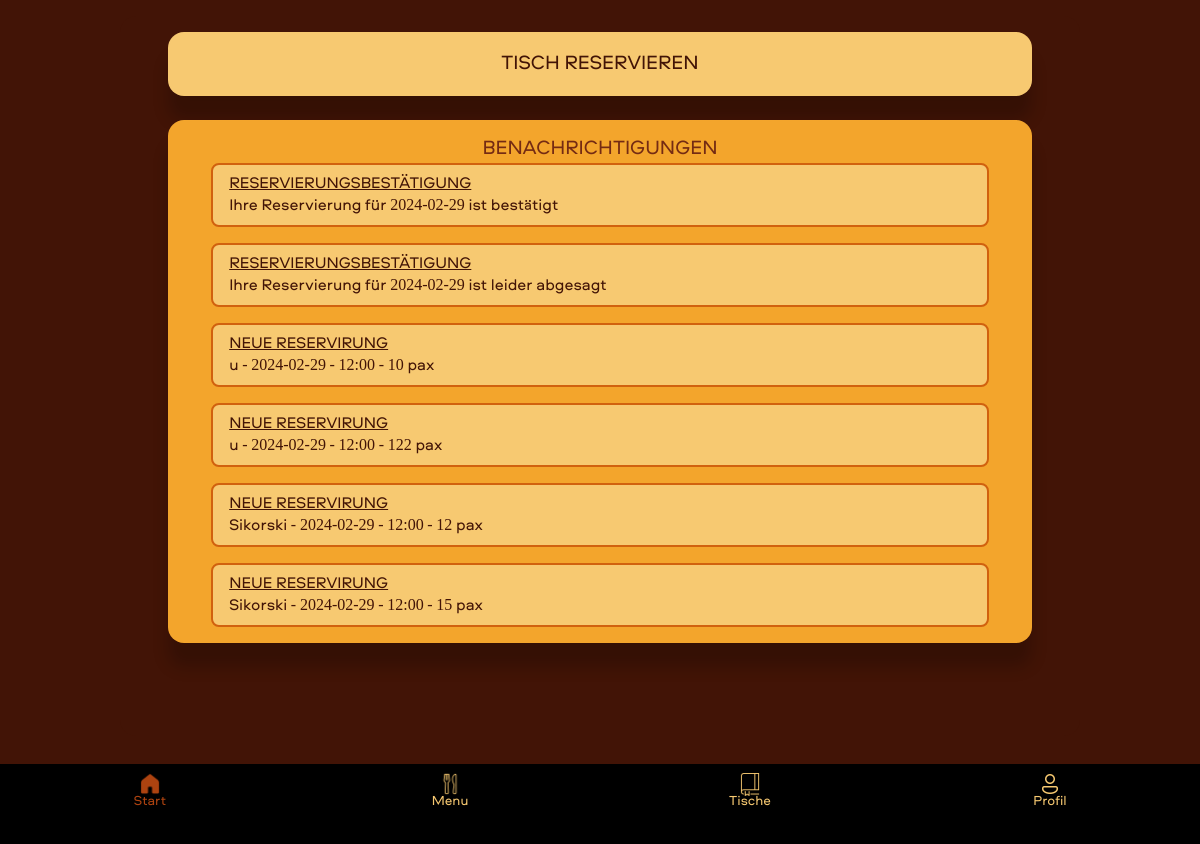
/ (signed in), run on an earlier commit of the app's database.
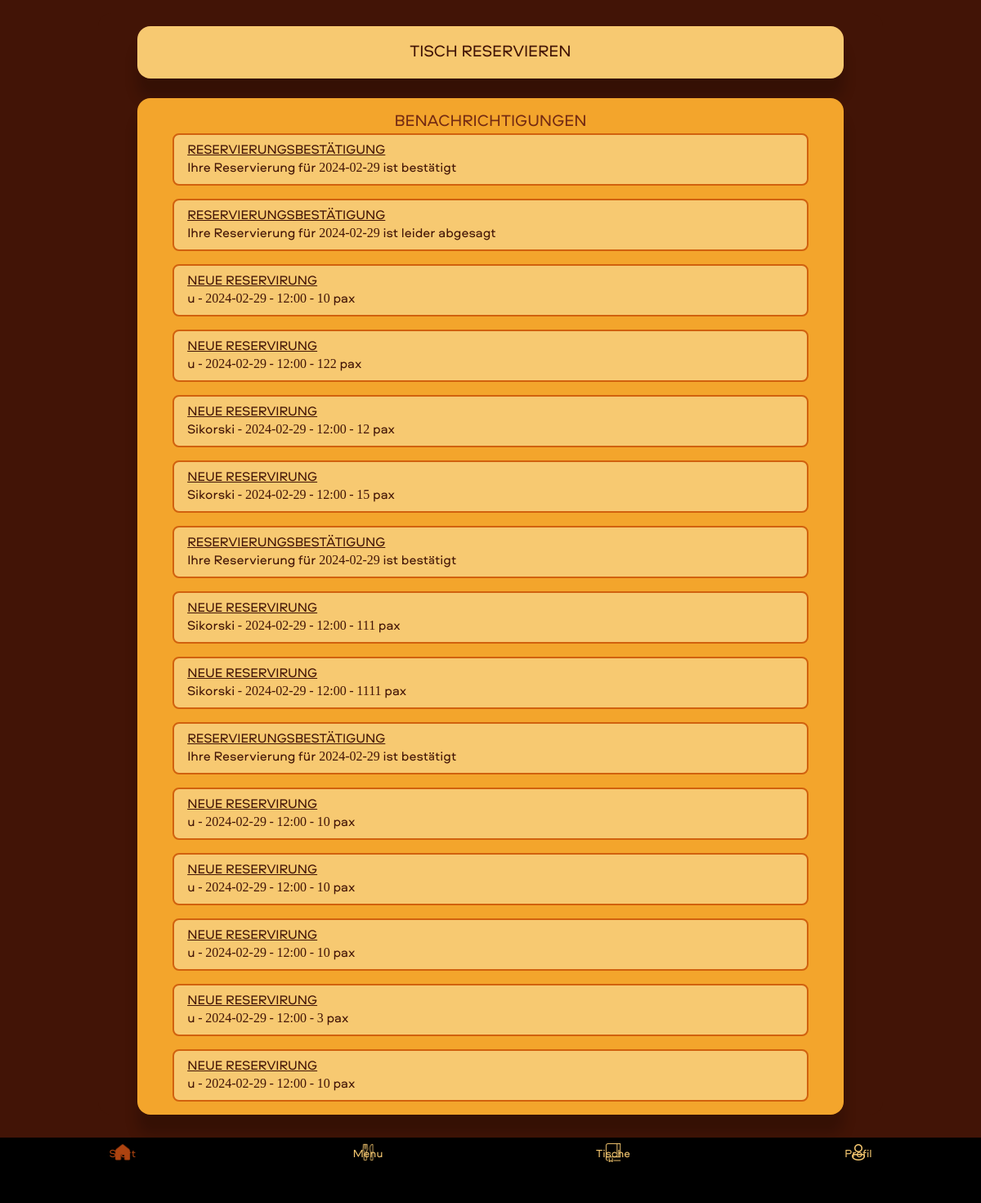
And on a later commit of the database.
### reservation_app/models.py (models this page shows, shortened)
class Notification(models.Model):
    user = models.ForeignKey(settings.AUTH_USER_MODEL, on_delete=models.CASCADE)
    title = models.TextField(default='')
    message = models.TextField(default='')
    timestamp = models.DateTimeField(auto_now_add=True)
    is_read = models.BooleanField(default=False)

### reservation_app/views.py (the view)
# urls.py: path('',views.home,name='home'),
def home(request):
    if request.user.is_authenticated:
        notifications = Notification.objects.filter(user=request.user, is_read=False)
        return render(request,"home.html",{'notifications': notifications})
    else:
        return render(request,"home.html",{'notifications': []})

### reservation_app/templates/home.html (shortened to what this page needs)
{% extends 'base.html' %}
{% block content %}
<div class="tables-container" style="min-height: 90vh;">
    <a href="{% url 'create_book' %}">
        <button class="std_button" style="height: 8vh; margin-top: 2vh;">Tisch reservieren</button>
    </a>
{% if user.is_authenticated %}
<div class="notifications" style="overflow-y: auto">
    <div class="title-text">
        <div class="title">Benachrichtigungen</div>
      </div>
{% if notifications %}
    <ul>
        {% for notification in notifications %}
        {% if notification.is_read == False %}
        <a href="{% url 'user_orders' %}?method=Show_Table&notification_id={{ notification.id }}">
            <button class="notification">
                <div class="title_not">
                {{ notification.title }}
            </div>
            <div class="message">
                {{ notification.message }}
            </div>
        </button></a>
        {% endif %}
        {% endfor %}
    </ul>
{% else %}
<div class="title-text">
    <div class="title" style="font-size: 2vh;padding-bottom: 2vh;">Sie haben keine Benachrichtigungen</div>
  </div>
{% endif %}
{% endif %}
</div>
</div><br><br><br><br>
</div>
 {% load static %}
      <a href="{% url 'home' %}">
        <button class="tabbar home">
            <img src="{% static 'icons/home_active.png' %}">
            <br>
            Start
        </button>
    </a>
    <a href="{% url 'menu' %}">
        <button class="tabbar menu">
            <img src="{% static 'icons/menu.png' %}" >
            <br>
            Menu
        </button>
    </a>
    <a href="{% url 'user_orders' %}">
        <button class="tabbar mybook">
            <img src="{% static 'icons/tables.png' %}">
            <br>
            Tische
        </button>
    </a>
    {% if user.is_authenticated %}
    <a href="{% url 'account' %}">
        <button class="tabbar login_user">
            <img src="{% static 'icons/account.png' %}">
            <br>
            Profil
        </button>
    </a>
    {% endif %}
{% endblock %}

### reservation_app/templates/base.html (shortened to what this page needs)
<!DOCTYPE html>
<html>
<head>
    {% load static %}
</head>
<body>
    <div class="content">
        {% block content %}{% endblock %}
</body>
</html>

### reservation_app/templates/home.html (style rules this page uses)
.home { color:var(--active_button) }

What changed in the data, as far as the page shows it:
added Notification: title "RESERVIERUNGSBESTÄTIGUNG", message "Ihre Reservierung für 2024-02-29 ist bestätigt"
added Notification: title "NEUE RESERVIRUNG", message "Sikorski - 2024-02-29 - 12:00 - 111 pax"
added Notification: title "NEUE RESERVIRUNG", message "Sikorski - 2024-02-29 - 12:00 - 1111 pax"
added Notification: title "RESERVIERUNGSBESTÄTIGUNG", message "Ihre Reservierung für 2024-02-29 ist bestätigt"
added Notification: title "NEUE RESERVIRUNG", message "u - 2024-02-29 - 12:00 - 10 pax"
added Notification: title "NEUE RESERVIRUNG", message "u - 2024-02-29 - 12:00 - 10 pax"
added Notification: title "NEUE RESERVIRUNG", message "u - 2024-02-29 - 12:00 - 10 pax"
added Notification: title "NEUE RESERVIRUNG", message "u - 2024-02-29 - 12:00 - 3 pax"
added Notification: title "NEUE RESERVIRUNG", message "u - 2024-02-29 - 12:00 - 10 pax"
